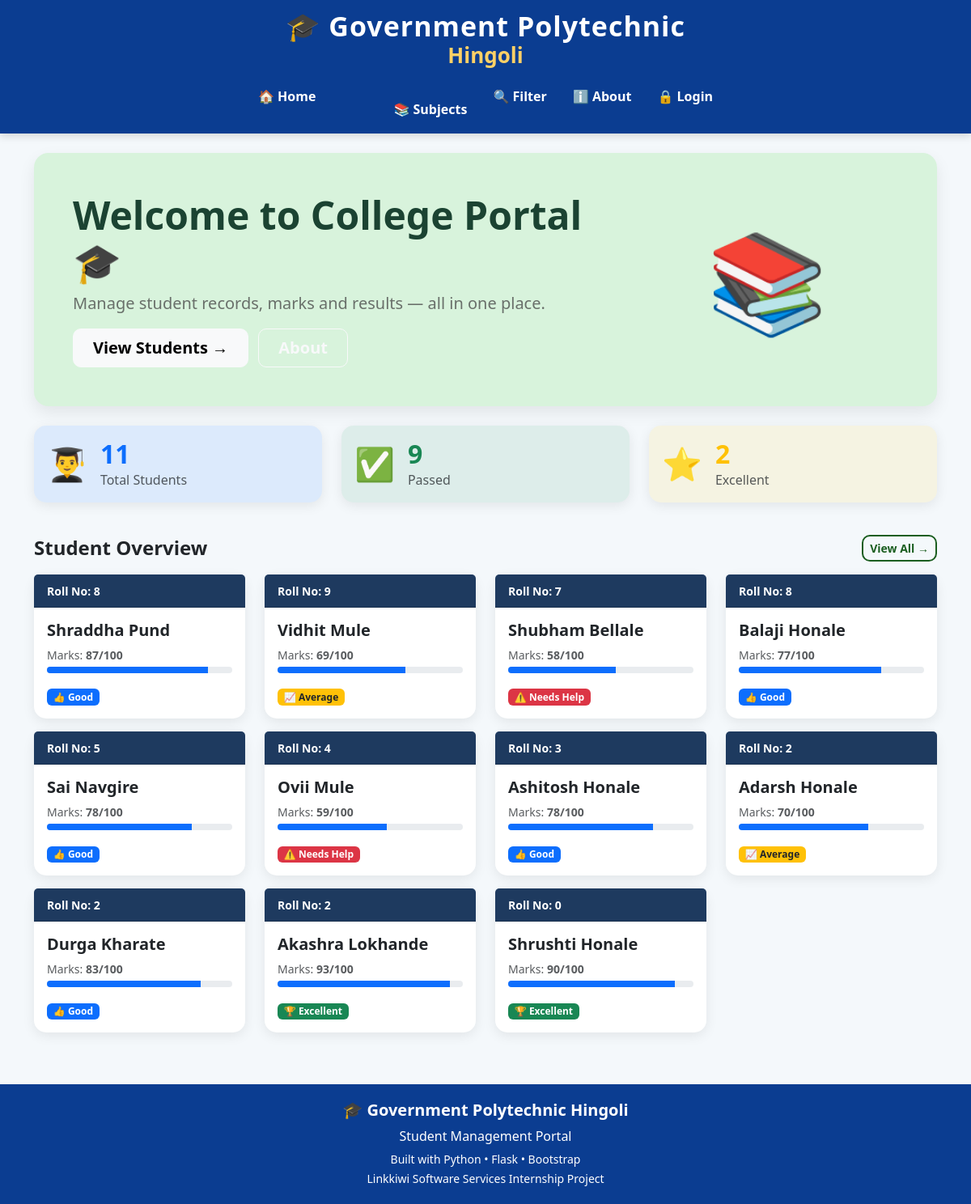
Before: / with the older database file.
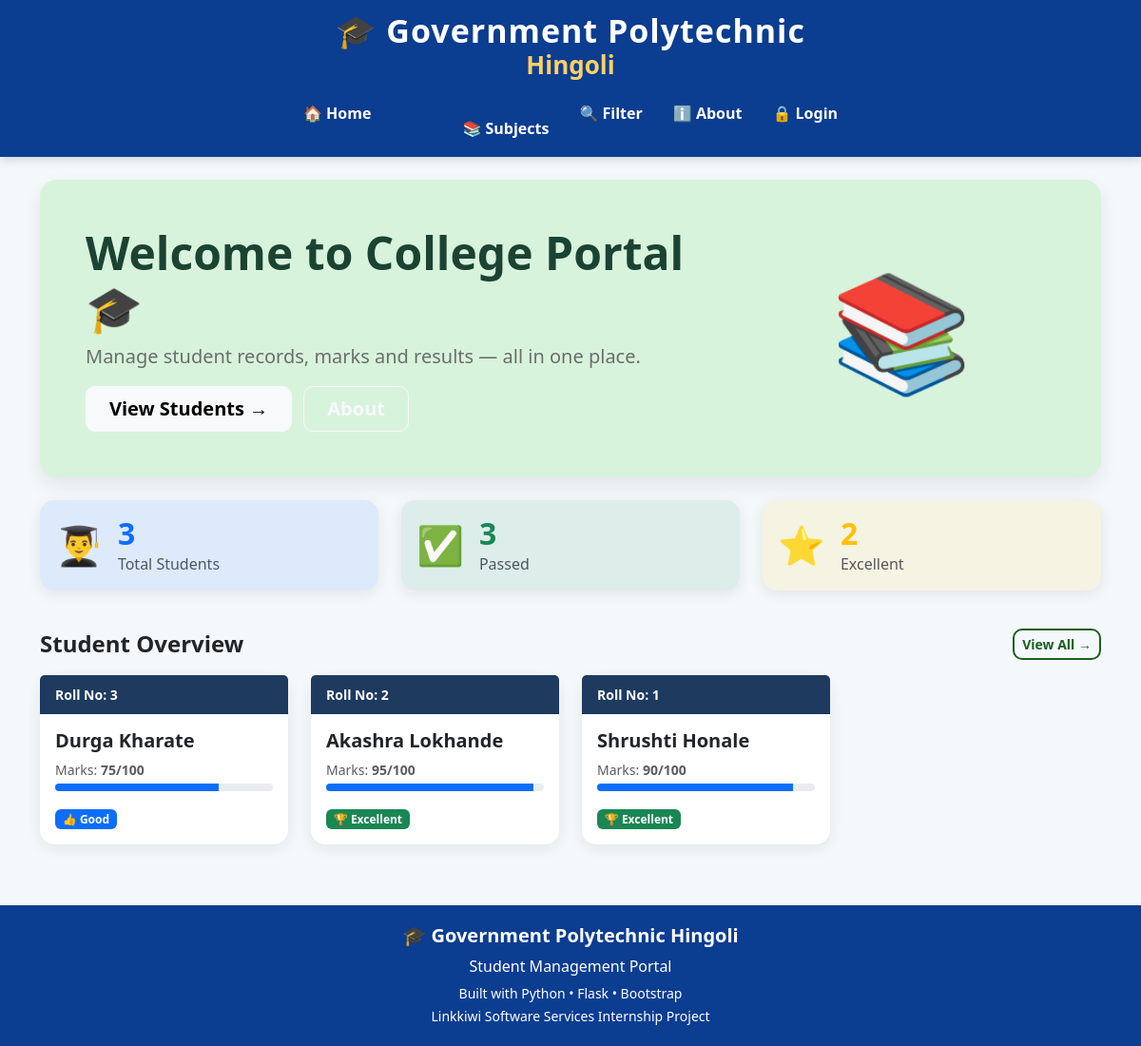
After: the same page with the newer database file.
### tables this page shows
CREATE TABLE students (
            id INTEGER PRIMARY KEY AUTOINCREMENT,
            name TEXT NOT NULL,
            roll INTEGER NOT NULL,
            marks INTEGER NOT NULL,
            subject TEXT NOT NULL,
            attendance INTEGER DEFAULT 0
        );

### app.py (the view)
@app.route("/")
def home():
    conn = get_db()
    students = conn.execute(
        "SELECT * FROM students ORDER BY id DESC"
    ).fetchall()
    total = conn.execute(
        "SELECT COUNT(*) FROM students"
    ).fetchone()[0]
    passed = conn.execute(
        "SELECT COUNT(*) FROM students WHERE marks >= 45"
    ).fetchone()[0]
    excellent = conn.execute(
        "SELECT COUNT(*) FROM students WHERE marks >= 90"
    ).fetchone()[0]
    conn.close()
    return render_template(
        "home.html",
        students=students,
        total=total,
        passed=passed,
        excellent=excellent
    )

### database.py (called while the page is built)
def get_db():
    conn = sqlite3.connect(DB_PATH)
    conn.row_factory = sqlite3.Row
    return conn

### templates/home.html (shortened to what this page needs)
{% extends 'base.html' %}
{% block content %}
<div class="hero-section p-5 mb-4">
    <div class="row align-items-center">
        <div class="col-md-8">
            <h1 class="display-5 fw-bold mb-2">
                Welcome to College Portal 🎓
            </h1>
            <p class="fs-5 opacity-75 mb-3">
                Manage student records, marks and results —
                all in one place.
            </p>
            <a href="{{ url_for('students_page') }}"
               class="btn btn-light btn-lg px-4 me-2">
                View Students →
            </a>
            <a href="{{ url_for('about') }}"
               class="btn btn-outline-light btn-lg px-4">
            </a>
        </div>
        <div class="col-12 col-md-4 text-center d-none d-md-block">
            <span style="font-size: 120px;">📚</span>
        </div>
    </div>
</div>
<div class="row mb-4">
    <div class="col-12 col-md-4 mb-3">
        <div class="card stat-card p-3 bg-primary bg-opacity-10">
            <div class="d-flex align-items-center">
                <span style="font-size:40px;">👨‍🎓</span>
                <div class="ms-3">
                    <h2 class="fw-bold text-primary mb-0">
                        {{ students|length }}
                    </h2>
                    <p class="text-muted mb-0">Total Students</p>
                </div>
            </div>
        </div>
    </div>
    <div class="col-12 col-md-4 mb-3">
        <div class="card stat-card p-3 bg-success bg-opacity-10">
            <div class="d-flex align-items-center">
                <span style="font-size:40px;">✅</span>
                <div class="ms-3">
                    {% set passed = students|selectattr('marks','ge',60)|list %}
                    <h2 class="fw-bold text-success mb-0">
                        {{ passed|length }}
                    </h2>
                    <p class="text-muted mb-0">Passed</p>
                </div>
            </div>
        </div>
    </div>
    <div class="col-12 col-md-4 mb-3">
        <div class="card stat-card p-3 bg-warning bg-opacity-10">
            <div class="d-flex align-items-center">
                <span style="font-size:40px;">⭐</span>
                <div class="ms-3">
                    {% set excellent = students|selectattr('marks','ge',90)|list %}
                    <h2 class="fw-bold text-warning mb-0">
                        {{ excellent|length }}
                    </h2>
                    <p class="text-muted mb-0">Excellent</p>
                </div>
            </div>
        </div>
    </div>
</div>
<div class="d-flex justify-content-between align-items-center mb-3">
    <h4 class="fw-bold mb-0">Student Overview</h4>
    <a href="{{ url_for('students_page') }}"
       class="btn btn-sm btn-outline-primary">
        View All →
    </a>
</div>
<div class="row">
    {% for student in students %}
    <div class="col-12 col-md-6 col-lg-3 mb-3">
        <div class="card student-card h-100">
            <div class="card-header py-2"
                 style="background-color: #1e3a5f; color:white;">
                <small class="fw-bold">Roll No: {{ student.roll }}</small>
            </div>
            <div class="card-body">
                <h5 class="card-title fw-bold">{{ student.name }}</h5>
                <p class="card-text text-muted small mb-1">
                    Marks: <strong>{{ student.marks }}/100</strong>
                </p>
                <div class="progress mb-3" style="height:8px;">
                    <div class="progress-bar"
                        {% if student.marks >= 90 %}bg-success
                        {% elif student.marks >= 75 %}bg-primary
                        {% elif student.marks >= 60 %}bg-warning
                        {% else %}bg-danger{% endif %}"
                        style="width: {{ student.marks }}%">
                    </div>
                </div>
                {% if student.marks >= 90 %}
                    <span class="badge bg-success">🏆 Excellent</span>
                {% elif student.marks >= 75 %}
                    <span class="badge bg-primary">👍 Good</span>
                {% elif student.marks >= 60 %}
                    <span class="badge bg-warning text-dark">📈 Average</span>
                {% else %}
                    <span class="badge bg-danger">⚠️ Needs Help</span>
                {% endif %}
            </div>
        </div>
    </div>
    {% endfor %}
</div>
{% endblock %}

### templates/base.html (shortened to what this page needs)
<!DOCTYPE html>
<html lang="en">
<head>
    <link href="https://cdn.jsdelivr.net/npm/bootstrap@5.3.3/dist/css/bootstrap.min.css" rel="stylesheet">
</head>
<body>
<nav class="navbar navbar-expand-lg navbar-dark">
<div class="container-fluid flex-column">
    <div class="college-name">
        <h2>🎓 Government Polytechnic</h2>
        <h4>Hingoli</h4>
    </div>
    <div class="collapse navbar-collapse justify-content-center"
         id="menu">
        <ul class="navbar-nav">
            <li class="nav-item">
                <a class="nav-link"
                   href="{{ url_for('home') }}">
                   🏠 Home
                </a>
            </li>
            <li class="nav-item">
                <a class="nav-link"
                   url_for('students')
                   👨‍🎓 Students
                </a>
            </li>
            <li class="nav-item">
                <a class="nav-link"
                   href="{{ url_for('subjects') }}">
                   📚 Subjects
                </a>
            </li>
                        <li class="nav-item">
                <a class="nav-link"
                   href="{{ url_for('filter_students') }}">
                   🔍 Filter
                </a>
            </li>
            <li class="nav-item">
                <a class="nav-link"
                   href="{{ url_for('about') }}">
                   ℹ️ About
                </a>
            </li>
            {% if session.username %}
            <li class="nav-item">
                <span class="nav-link">
                    👤 {{ session.username }}
                </span>
            </li>
            <li class="nav-item">
                <a class="nav-link"
                   href="{{ url_for('logout') }}">
                   🚪 Logout
                </a>
            </li>
            {% else %}
            <li class="nav-item">
                <a class="nav-link"
                   href="{{ url_for('login') }}">
                   🔒 Login
                </a>
            </li>
            {% endif %}
        </ul>
    </div>
</div>
</nav>
<div class="container mt-4 mb-5">
{% block content %}
{% endblock %}
</div>
<footer>
    <h5 class="fw-bold">
        🎓 Government Polytechnic Hingoli
    </h5>
    <p class="mb-1">
        Student Management Portal
    </p>
    <small>
        Built with Python • Flask • Bootstrap
    </small>
    <br>
    <small>
        Linkkiwi Software Services Internship Project
    </small>
</footer>
</body>
</html>

### templates/base.html (style rules this page uses)
body { font-family:"Segoe UI",sans-serif; background:#f4f8fb; margin:0; padding:0; }
.navbar { background:#0b3d91; box-shadow:0 3px 10px rgba(0,0,0,.15); padding-top:12px; padding-bottom:10px; }
.college-name { text-align:center; color:white; font-weight:bold; line-height:1.2; }
.college-name h2 { font-size:34px; margin:0; font-weight:800; letter-spacing:1px; }
.college-name h4 { margin:0; font-size:26px; font-weight:700; color:#ffd166; }
.navbar-nav { margin-top:15px; }
.nav-link { color:white !important; font-weight:600; padding:8px 16px !important; transition:.3s; }
.container { min-height:75vh; }
.hero-section { background:#d8f3dc; border-radius:18px; padding:35px; box-shadow:0 8px 20px rgba(0,0,0,.08); margin-top:20px; }
.hero-section h1 { color:#1b4332; font-weight:bold; }
.hero-section p { color:#444; }
.card { border:none; border-radius:15px; box-shadow:0 4px 15px rgba(0,0,0,.08); transition:.3s; }
.btn { border-radius:10px; font-weight:600; }
.btn-outline-primary { color:#1b5e20; border:2px solid #1b5e20; }
footer { background:#0b3d91; color:white; text-align:center; padding:20px; margin-top:40px; }

Changed rows visible on the page:
removed students: roll "8", name "Shraddha Pund", marks "87", shows "👍 Good"
removed students: roll "9", name "Vidhit Mule", marks "69", shows "📈 Average"
removed students: roll "7", name "Shubham Bellale", marks "58", shows "⚠️ Needs Help"
removed students: roll "8", name "Balaji Honale", marks "77", shows "👍 Good"
removed students: roll "5", name "Sai Navgire", marks "78", shows "👍 Good"
removed students: roll "4", name "Ovii Mule", marks "59", shows "⚠️ Needs Help"
removed students: roll "3", name "Ashitosh Honale", marks "78", shows "👍 Good"
removed students: roll "2", name "Adarsh Honale", marks "70", shows "📈 Average"
removed students: roll "2", name "Durga Kharate", marks "83", shows "👍 Good"
removed students: roll "2", name "Akashra Lokhande", marks "93", shows "🏆 Excellent"
removed students: roll "0", name "Shrushti Honale", marks "90", shows "🏆 Excellent"
added students: roll "3", name "Durga Kharate", marks "75", shows "👍 Good"
added students: roll "2", name "Akashra Lokhande", marks "95", shows "🏆 Excellent"
added students: roll "1", name "Shrushti Honale", marks "90", shows "🏆 Excellent"
Other visible differences:
{{ students|length }}: "11" → "3"
{{ passed|length }}: "9" → "3"
